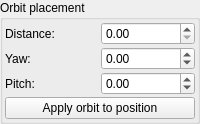
    <widget class="QGroupBox" name="groupBox_orbit">
     <property name="title">
      <string>Orbit placement</string>
     </property>
     <layout class="QGridLayout" name="gridLayout_orbit">
      <property name="leftMargin">
       <number>2</number>
      </property>
      <property name="topMargin">
       <number>2</number>
      </property>
      <property name="rightMargin">
       <number>2</number>
      </property>
      <property name="bottomMargin">
       <number>2</number>
      </property>
      <property name="spacing">
       <number>2</number>
      </property>
      <item row="0" column="0">
       <widget class="QLabel" name="label_orbit_dist">
        <property name="text">
         <string>Distance:</string>
        </property>
       </widget>
      </item>
      <item row="0" column="1">
       <widget class="MyDoubleSpinBox" name="spinboxd_orbit_distance">
        <property name="toolTip">
         <string>&lt;html&gt;&lt;head/&gt;&lt;body&gt;&lt;p&gt;Distance from target point&lt;/p&gt;&lt;/body&gt;&lt;/html&gt;</string>
        </property>
        <property name="decimals">
         <number>2</number>
        </property>
        <property name="minimum">
         <double>0.000000000000000</double>
        </property>
        <property name="maximum">
         <double>100000.000000000000000</double>
        </property>
        <property name="singleStep">
         <double>0.100000000000000</double>
        </property>
       </widget>
      </item>
      <item row="1" column="0">
       <widget class="QLabel" name="label_orbit_yaw">
        <property name="text">
         <string>Yaw:</string>
        </property>
       </widget>
      </item>
      <item row="1" column="1">
       <widget class="MyDoubleSpinBox" name="spinboxd_orbit_yaw">
        <property name="toolTip">
         <string>&lt;html&gt;&lt;head/&gt;&lt;body&gt;&lt;p&gt;Horizontal angle around target (-180 to 180)&lt;/p&gt;&lt;/body&gt;&lt;/html&gt;</string>
        </property>
        <property name="decimals">
         <number>2</number>
        </property>
        <property name="minimum">
         <double>-360.000000000000000</double>
        </property>
        <property name="maximum">
         <double>360.000000000000000</double>
        </property>
        <property name="singleStep">
         <double>1.000000000000000</double>
        </property>
       </widget>
      </item>
      <item row="2" column="0">
       <widget class="QLabel" name="label_orbit_pitch">
        <property name="text">
         <string>Pitch:</string>
        </property>
       </widget>
      </item>
      <item row="2" column="1">
       <widget class="MyDoubleSpinBox" name="spinboxd_orbit_pitch">
        <property name="toolTip">
         <string>&lt;html&gt;&lt;head/&gt;&lt;body&gt;&lt;p&gt;Vertical angle above/below target (-90 to 90)&lt;/p&gt;&lt;/body&gt;&lt;/html&gt;</string>
        </property>
        <property name="decimals">
         <number>2</number>
        </property>
        <property name="minimum">
         <double>-90.000000000000000</double>
        </property>
        <property name="maximum">
         <double>90.000000000000000</double>
        </property>
        <property name="singleStep">
         <double>1.000000000000000</double>
        </property>
       </widget>
      </item>
      <item row="3" column="0" colspan="2">
       <widget class="QPushButton" name="pushButton_applyOrbit">
        <property name="toolTip">
         <string>&lt;html&gt;&lt;head/&gt;&lt;body&gt;&lt;p&gt;Calculate light position from orbit parameters and apply to position&lt;/p&gt;&lt;/body&gt;&lt;/html&gt;</string>
        </property>
        <property name="text">
         <string>Apply orbit to position</string>
        </property>
       </widget>
      </item>
     </layout>
    </widget>
